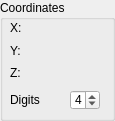
   <widget class="QGroupBox" name="groupBox_2">
    <property name="geometry">
     <rect>
      <x>10</x>
      <y>70</y>
      <width>115</width>
      <height>121</height>
     </rect>
    </property>
    <property name="sizePolicy">
     <sizepolicy hsizetype="Fixed" vsizetype="Fixed">
      <horstretch>0</horstretch>
      <verstretch>0</verstretch>
     </sizepolicy>
    </property>
    <property name="font">
     <font>
      <pointsize>9</pointsize>
     </font>
    </property>
    <property name="title">
     <string>Coordinates</string>
    </property>
    <widget class="QWidget" name="layoutWidget">
     <property name="geometry">
      <rect>
       <x>10</x>
       <y>20</y>
       <width>16</width>
       <height>61</height>
      </rect>
     </property>
     <property name="font">
      <font>
       <pointsize>9</pointsize>
      </font>
     </property>
     <layout class="QVBoxLayout" name="verticalLayout">
      <item>
       <widget class="QLabel" name="Xlabel">
        <property name="font">
         <font>
          <pointsize>9</pointsize>
         </font>
        </property>
        <property name="text">
         <string>X:</string>
        </property>
       </widget>
      </item>
      <item>
       <widget class="QLabel" name="Ylabel">
        <property name="font">
         <font>
          <pointsize>9</pointsize>
         </font>
        </property>
        <property name="text">
         <string>Y:</string>
        </property>
       </widget>
      </item>
      <item>
       <widget class="QLabel" name="Zlabel">
        <property name="font">
         <font>
          <pointsize>9</pointsize>
         </font>
        </property>
        <property name="text">
         <string>Z:</string>
        </property>
       </widget>
      </item>
     </layout>
    </widget>
    <widget class="QWidget" name="layoutWidget">
     <property name="geometry">
      <rect>
       <x>30</x>
       <y>20</y>
       <width>81</width>
       <height>61</height>
      </rect>
     </property>
     <layout class="QVBoxLayout" name="verticalLayout_2">
      <item>
       <widget class="QLabel" name="Xcoordinate">
        <property name="font">
         <font>
          <pointsize>9</pointsize>
         </font>
        </property>
        <property name="text">
         <string/>
        </property>
       </widget>
      </item>
      <item>
       <widget class="QLabel" name="Ycoordinate">
        <property name="font">
         <font>
          <pointsize>9</pointsize>
         </font>
        </property>
        <property name="text">
         <string/>
        </property>
       </widget>
      </item>
      <item>
       <widget class="QLabel" name="Zcoordinate">
        <property name="font">
         <font>
          <pointsize>9</pointsize>
         </font>
        </property>
        <property name="text">
         <string/>
        </property>
       </widget>
      </item>
     </layout>
    </widget>
    <widget class="QSpinBox" name="Digits">
     <property name="geometry">
      <rect>
       <x>70</x>
       <y>90</y>
       <width>30</width>
       <height>20</height>
      </rect>
     </property>
     <property name="minimum">
      <number>1</number>
     </property>
     <property name="maximum">
      <number>8</number>
     </property>
     <property name="value">
      <number>4</number>
     </property>
    </widget>
    <widget class="QLabel" name="Digitslabel">
     <property name="geometry">
      <rect>
       <x>10</x>
       <y>84</y>
       <width>71</width>
       <height>31</height>
      </rect>
     </property>
     <property name="text">
      <string>Digits</string>
     </property>
    </widget>
   </widget>
